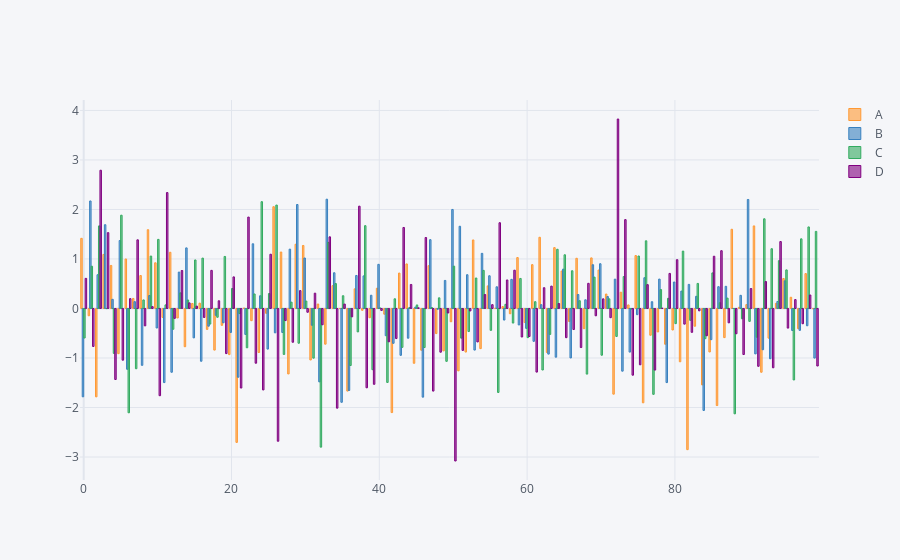

Notebook source saved alongside this figure:
### Code cell
#df values are not nicely categorized as df2 so the bar plots will be big in number
df.iplot(kind = 'bar')
